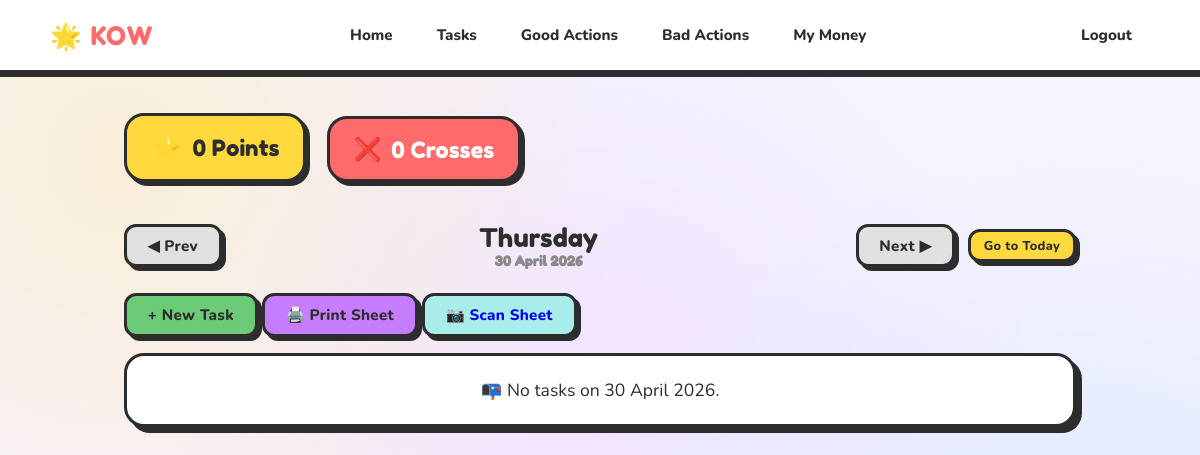
Page /taskList?date=2026-04-30 (signed in) on the earlier database version.
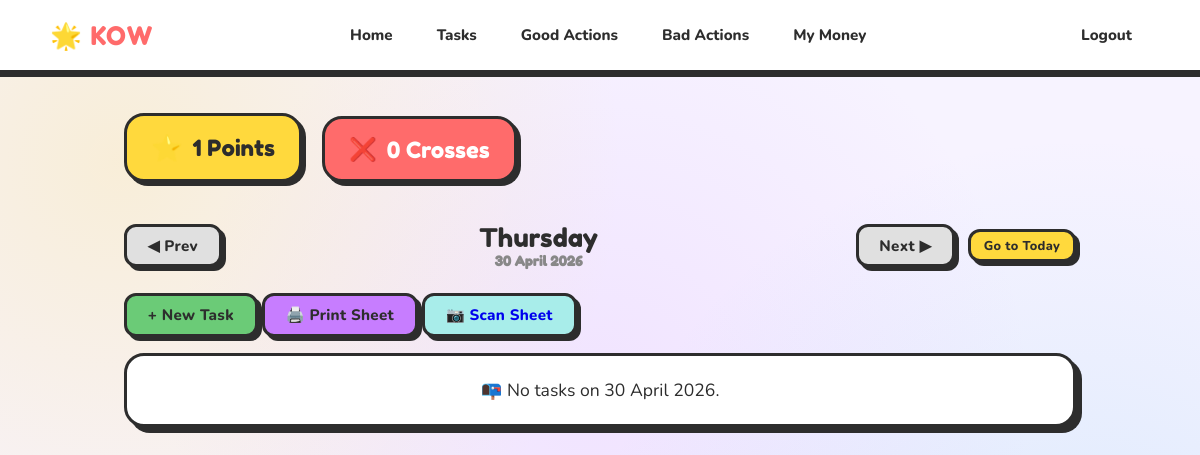
Same page on the later database version.
### app/models.py (models this page shows, shortened)
class User(db.Model, UserMixin):
    __tablename__ = 'user'
    id = db.Column(db.Integer, primary_key=True)
    username = db.Column(db.String(20), unique=True, nullable=False)
    email = db.Column(db.String(120), unique=True, nullable=False)
    image_file = db.Column(db.String(20), nullable=False, default='default.jpg')
    password = db.Column(db.String(60), nullable=False)
    role = db.Column(db.String(10), nullable=False, default='child')  # 'parent' or 'child'
    parent_id = db.Column(db.Integer, db.ForeignKey('user.id'), nullable=True)
    points = db.Column(db.Integer, nullable=False, default=0)
    crosses = db.Column(db.Integer, nullable=False, default=0)
    tasks = db.relationship('Task', backref='user', lazy=True)

### app/routes.py (the view)
@app.route("/taskList")
@login_required
def taskList():
    date_str = request.args.get('date')
    viewed_date = _parse_date(date_str)
    prev_date = viewed_date - timedelta(days=1)
    next_date = viewed_date + timedelta(days=1)
    today = date_type.today()
    is_today = (viewed_date == today)
    task_items = get_tasks_for_date(viewed_date)
    form = UpdateTaskForm()
    return render_template("taskList.html",
                           task_items=task_items,
                           viewed_date=viewed_date,
                           prev_date=prev_date,
                           next_date=next_date,
                           today=today,
                           is_today=is_today,
                           form=form,
                           recurrence_label=recurrence_label)

### app/models.py (called while the page is built)
@login_manager.user_loader
def load_user(user_id):
    return User.query.get(int(user_id))

### app/routes.py (called while the page is built)
def _parse_date(date_str):
    try:
        return datetime.strptime(date_str, '%Y-%m-%d').date()
    except (TypeError, ValueError):
        return date_type.today()

### app/taskManagement.py (called while the page is built, shortened)
def get_tasks_for_date(target_date):
    all_tasks = Task.query.filter_by(user_id=current_user.id).all()
    result = []
    for task in all_tasks:
        if not task.occurs_on(target_date):
            continue
    result.sort(key=lambda x: x['task'].time)
    return result

### app/templates/taskList.html (shortened to what the changed rows need)
<!DOCTYPE html>
<html lang="en">
<head>
  <link rel="stylesheet" href="{{ url_for('static', filename='kids.css') }}">
</head>
<body>
  <main role="main" class="container">
    <div style="margin-bottom:1rem;">
      <span class="points-banner"><span class="icon">⭐</span> {{ current_user.points }} Points</span>
      <span class="crosses-banner"><span class="icon">❌</span> {{ current_user.crosses }} Crosses</span>
    </div>
  </main>
</body>
</html>

Differences in the rows shown:
changed User: points "0" → "1"
